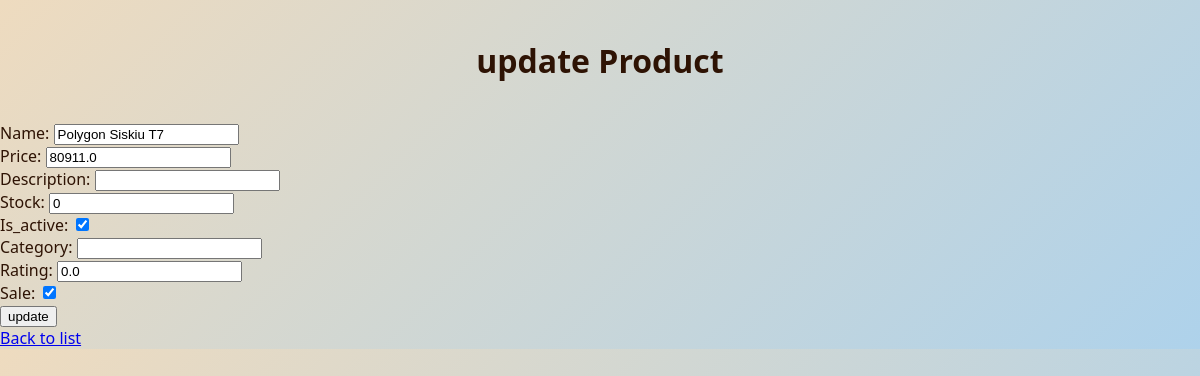
The app's page /update/21, older data.
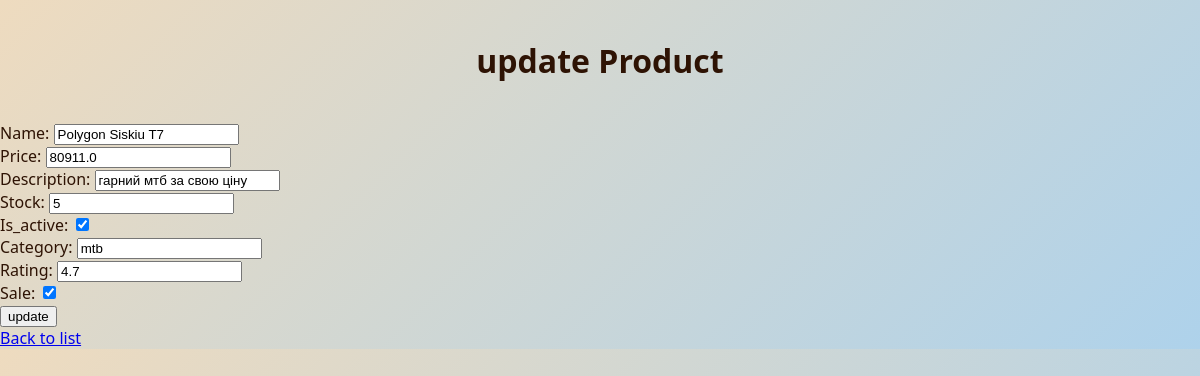
The same page, newer data.
### app/models.py (models this page shows)
class Product(db.Model): #creating class that describes product
    __tablename__  = "products"
    id = db.Column(db.Integer, primary_key=True, autoincrement=True) #creating product id
    name = db.Column(db.String(100),nullable=False)
    price = db.Column(db.Float, nullable=False) #creating price
    created_at = db.Column(db.DateTime, default=db.func.now())
    updated_at = db.Column(db.DateTime, default=db.func.now(), onupdate=db.func.now())
    description = db.Column(db.Text, nullable=True)
    stock = db.Column(db.Integer, nullable=False, default=0)
    is_active  = db.Column(db.Boolean)
    category   = db.Column(db.String(50), nullable=False)
    rating  = db.Column(db.Float, nullable=True, default=0)
    sale   = db.Column(db.Boolean)

### app/routes.py (the view, shortened to what this page needs)
@bp.route('/update/<int:product_id>', methods=['GET', 'POST']) #getting product ID that needs to be updated
def update_product(product_id):
    product = Product.query.get_or_404(product_id) #searching product in the database, if it does not exist, return error
    return render_template('product_form.html', action='update', product=product)  #if get method showing update form

### templates/product_form.html (shortened to what this page needs)
<!DOCTYPE html>
<html>
<head>
    <link rel="stylesheet" href="/static/style.css">
</head>
<body>
    <h1>{{ action }} Product</h1>
    <form method="post">
        <label>Name:
            <input type="text" name="name"
            value="{{ product.name if product else '' }}" required>
        </label><br>
        <label>Price:
            <input type="number" step="0.01" name="price"
            value="{{ product.price if product else '' }}" required></label><br>
       <label>Description:
            <input type="text"  name="description"
            value="{{ product.description if product else '' }}" ></label><br>
        <label>Stock:
            <input type="number"  name="stock"
            value="{{ product.stock if product else '0' }}" ></label><br>
        <label>Is_active:
            <input type="checkbox" name="is_active"
            {% if product and product.is_active %}checked{% endif %}>
</label><br>
         <label>Category:
            <input type="text"  name="category"
            value="{{ product.category if product else '' }}" ></label><br>
        <label>Rating:
            <input type="number" max="5" step="0.1" name="rating"
            value="{{ product.rating if product else '0' }}" ></label><br>
         <label>Sale:
            <input type="checkbox" name="sale"{% if product and product.sale %}checked{% endif %}>
        </label><br>
                    <button type="submit">{{ action }}</button>
        </form>
    <a href="{{ url_for('routes.product') }}">Back to list</a>
</body>
</html>

Row changes from the older to the newer data that the page shows:
changed Product "Polygon Siskiu T7": description (not shown) → "гарний мтб за свою ціну"; stock "0" → "5"; category (not shown) → "mtb"; rating "0.0" → "4.7"
